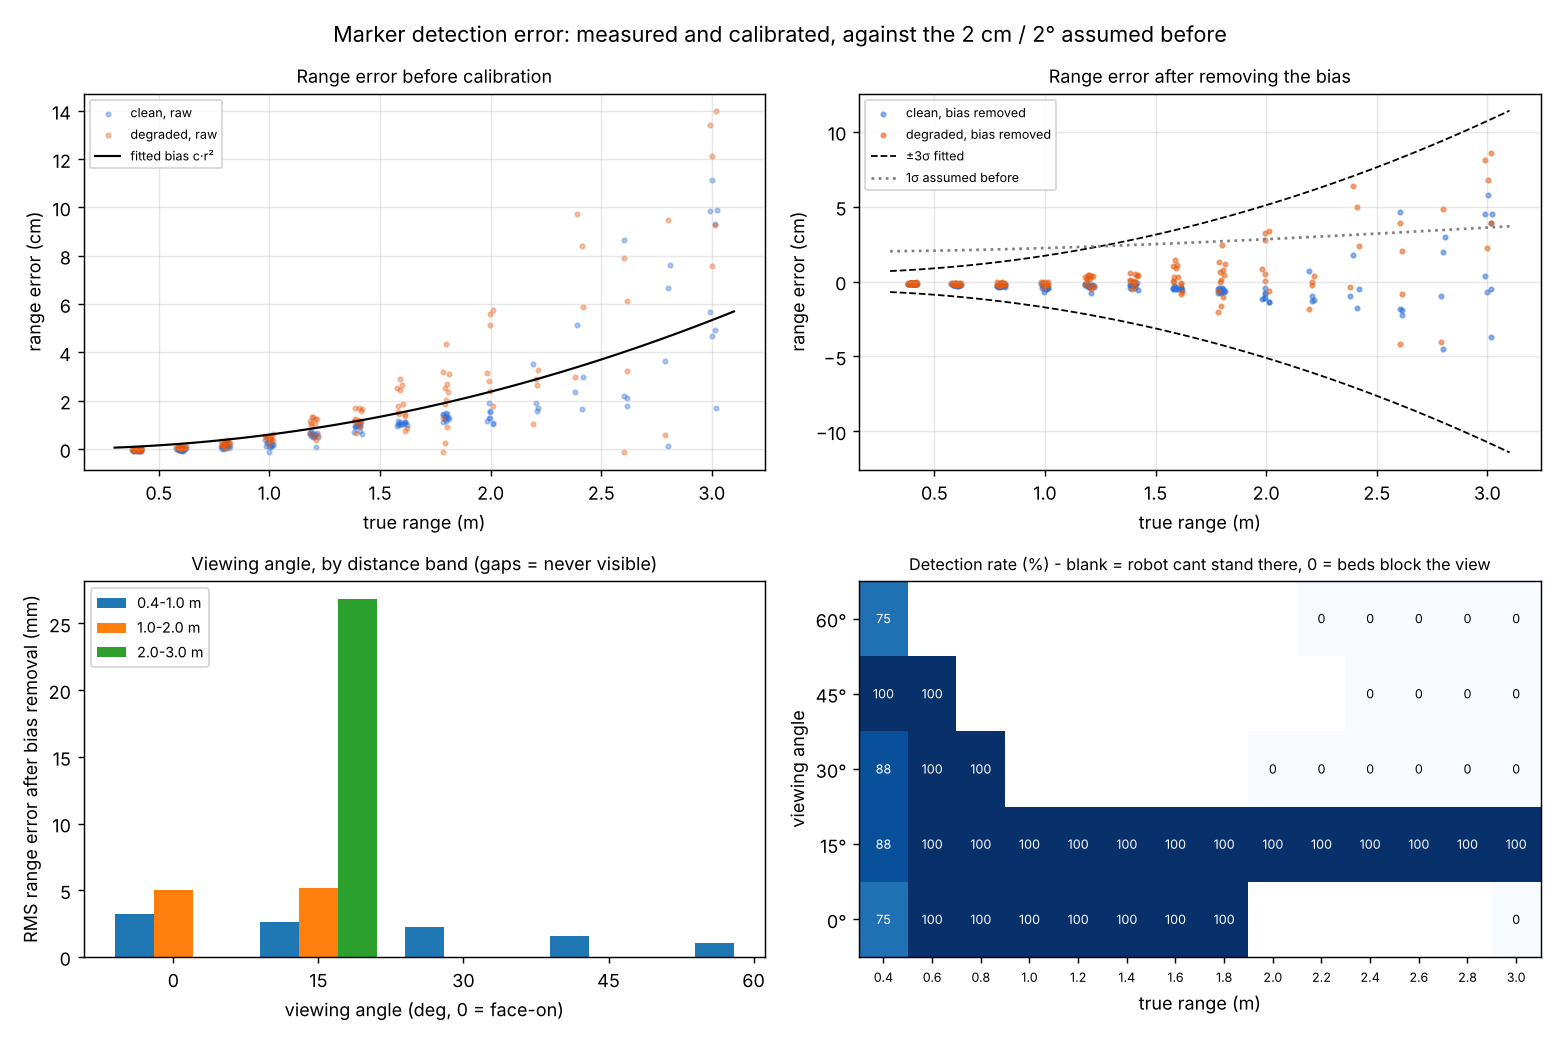

Reproduce this figure in Python.

# Analysis/marker_noise.py accuracy of marker detection 
#the EKF needs R, the noise of each range/bearing reading. Person 2 assumed 2 cm and
#2 deg. this measures it instead: the robot is placed at hundreds of known poses
#(distances 0.4-3.0 m, viewing angles 0-60 deg, the marker anywhere in the image),
#the camera detects the marker, and the reading is compared with the true range and
#bearing. this is a calibration experiment, so using the true pose here is fine.
#
#outputs to
#   Analysis/marker_noise_model.json   sigma_range = a + b r^2, sigma_bearing = a + b r
#   Analysis/marker_noise.png          error against distance and viewing angle
#   Analysis/marker_noise_samples.csv  every sample
#the paediatric ward (lit differently, no anti-aliasing) gets its own calibration, measured on
#the charging-dock marker: the same three files with "_paeds" added to the name
#
#run from the repo folder:  python Analysis/marker_noise.py

import csv
import json
import sys
from pathlib import Path

sys.path.append(str(Path(__file__).resolve().parent.parent))

import matplotlib
matplotlib.use("Agg")
import matplotlib.pyplot as plt
import numpy as np

import frames as F
from Build_scene import SCENE_OUT, WARD, MARKER_BY_NAME, MISSION
from Sensing.driver import TurtleBotDriver
from Sensing.marker_detection import marker_range_bearing
from Control.nav_settings import MARKER_XY
from Control.planner import build_known_grid
from run_delivery import degrade_image

OUT = Path(__file__).resolve().parent
TAG = "" if WARD == "classic" else f"_{WARD}" #per ward output files
FACING = MARKER_BY_NAME[MISSION[-1]]["facing"] #which way the calibration marker faces
DISTANCES = np.arange(0.4, 3.01, 0.2)
VIEW_ANGLES_DEG = [0, 15, 30, 45, 60]
SAMPLES_EACH = 4


def collect():
    rng = np.random.default_rng(1)
    driver = TurtleBotDriver(SCENE_OUT)
    calib = (driver.K, driver.R_BC, driver.t_BC)
    free = build_known_grid().inflate(F.ROBOT_RADIUS)
    rows = []
    for r in DISTANCES:
        for a_deg in VIEW_ANGLES_DEG:
            for sign in (+1, -1) if a_deg else (+1,):
                for _ in range(SAMPLES_EACH):
                    #viewing angle = angle between the way the marker faces and the line to the robot.
                    #the classic marker faces -y (kept as written so its calibration reproduces exactly)
                    a = np.radians(a_deg) * sign
                    out_dir = (np.array([np.sin(a), -np.cos(a)]) if WARD == "classic"
                               else np.array([np.cos(FACING + a), np.sin(FACING + a)]))
                    p = MARKER_XY + r * out_dir + rng.uniform(-0.02, 0.02, 2)
                    if not free.is_free(*p):
                        continue
                    to_marker = np.arctan2(*(MARKER_XY - p)[::-1])
                    #point the robot so the marker lands anywhere in the image (up to 20 deg off centre)
                    theta = to_marker + rng.uniform(-np.radians(20), np.radians(20))
                    driver.reset((p[0], p[1], theta))
                    img = driver.read_camera()
                    true_r = float(np.hypot(*(MARKER_XY - p)))
                    true_b = float(F.wrap(to_marker - theta))
                    for kind, image in (("clean", img), ("degraded", degrade_image(img, rng))):
                        z = marker_range_bearing(image, calib=calib)
                        rows.append({"kind": kind, "range_true": true_r, "view_angle_deg": abs(a_deg),
                                     "bearing_true_deg": np.degrees(true_b), "detected": z is not None,
                                     "range_err": (z[0] - true_r) if z is not None else np.nan,
                                     "bearing_err_deg": np.degrees(F.wrap(z[1] - true_b)) if z is not None else np.nan})
    driver.close()
    return rows


def fit(rows):
    """
    two steps, like any sensor calibration
      1. bias is da range error is not zero-mean, it grows with range^2 (a constant pixel
         offset at the corners does exactly that through PnP). fit bias = c * r^2
      2. noise is what is left after removing the bias, RMS in distance bins, fitted as
         sigma = a + b r^2 (range) and a + b r (bearing), with small floors (2 mm, 0.1 deg)
    """
    clean = [r for r in rows if r["kind"] == "clean" and r["detected"]]
    rng_true = np.array([r["range_true"] for r in clean])
    e_r = np.array([r["range_err"] for r in clean])
    e_b = np.radians([r["bearing_err_deg"] for r in clean])

    bias_c = float(np.sum(e_r * rng_true ** 2) / np.sum(rng_true ** 4))   #least squares e = c r^2
    bearing_bias = float(np.mean(e_b))
    resid_r = e_r - bias_c * rng_true ** 2
    resid_b = e_b - bearing_bias

    edges = np.arange(0.3, 3.2, 0.2)
    centres, rms_r, rms_b = [], [], []
    for lo, hi in zip(edges[:-1], edges[1:]):
        k = (rng_true >= lo) & (rng_true < hi)
        if k.sum() >= 5:
            centres.append(rng_true[k].mean())
            rms_r.append(np.sqrt(np.mean(resid_r[k] ** 2)))
            rms_b.append(np.sqrt(np.mean(resid_b[k] ** 2)))
    centres, rms_r, rms_b = map(np.array, (centres, rms_r, rms_b))
    (ra, rb), *_ = np.linalg.lstsq(np.column_stack([np.ones_like(centres), centres ** 2]), rms_r, rcond=None)
    (ba, bb), *_ = np.linalg.lstsq(np.column_stack([np.ones_like(centres), centres]), rms_b, rcond=None)
    model = {"range_bias_c": bias_c, "bearing_bias": bearing_bias,
             "range_a": max(float(ra), 0.002), "range_b": max(float(rb), 0.0),
             "bearing_a": max(float(ba), np.radians(0.1)), "bearing_b": max(float(bb), 0.0),
             "note": "corrected range = range - range_bias_c * range^2, corrected bearing = bearing - bearing_bias; "
                     "then sigma_range = range_a + range_b * r^2 [m], sigma_bearing = bearing_a + bearing_b * r [rad]. "
                     "Fitted on clean simulated detections binned by true range"}
    return model, centres, rms_r, rms_b


def plot(rows, model, centres, rms_r, rms_b):
    fig, axes = plt.subplots(2, 2, figsize=(12, 8))
    rr = np.linspace(0.3, 3.1, 100)
    sig_r = model["range_a"] + model["range_b"] * rr ** 2
    sig_b = model["bearing_a"] + model["bearing_b"] * rr

    #top left is the raw range error, the fitted bias, and the error after correction
    for kind, colour in (("clean", "#2a6fdb"), ("degraded", "#e8590c")):
        k = [r for r in rows if r["kind"] == kind and r["detected"]]
        x = np.array([r["range_true"] for r in k])
        e = np.array([r["range_err"] for r in k])
        axes[0, 0].scatter(x, 100 * e, s=6, alpha=0.35, color=colour, label=f"{kind}, raw")
        axes[0, 1].scatter(x, 100 * (e - model["range_bias_c"] * x ** 2), s=6, alpha=0.5, color=colour,
                           label=f"{kind}, bias removed")
    axes[0, 0].plot(rr, 100 * model["range_bias_c"] * rr ** 2, "k-", lw=1.2, label="fitted bias c·r²")
    axes[0, 0].set_title("Range error before calibration", fontsize=10)
    axes[0, 1].plot(rr, 100 * 3 * sig_r, "k--", lw=1, label="±3σ fitted")
    axes[0, 1].plot(rr, -100 * 3 * sig_r, "k--", lw=1)
    axes[0, 1].plot(rr, 100 * np.sqrt(0.02 ** 2 + (0.01 * rr) ** 2), ":", color="0.5", lw=1.5,
                    label="1σ assumed before")
    axes[0, 1].set_title("Range error after removing the bias", fontsize=10)
    for a in axes[0]:
        a.set_xlabel("true range (m)"); a.set_ylabel("range error (cm)"); a.grid(alpha=0.3); a.legend(fontsize=7)

    #bottom left is the residual range error by viewing angle, split by distance so the two arent mixed up
    clean = [r for r in rows if r["kind"] == "clean" and r["detected"]]
    bands = [(0.3, 1.0, "0.4-1.0 m"), (1.0, 2.0, "1.0-2.0 m"), (2.0, 3.1, "2.0-3.0 m")]
    width = 0.27
    for i, (lo, hi, label) in enumerate(bands):
        vals = []
        for a_deg in VIEW_ANGLES_DEG:
            k = [r for r in clean if r["view_angle_deg"] == a_deg and lo <= r["range_true"] < hi]
            res = [r["range_err"] - model["range_bias_c"] * r["range_true"] ** 2 for r in k]
            vals.append(1000 * np.sqrt(np.mean(np.square(res))) if len(res) >= 3 else np.nan)
        axes[1, 0].bar(np.arange(len(VIEW_ANGLES_DEG)) + (i - 1) * width, vals, width, label=label)
    axes[1, 0].set_xticks(range(len(VIEW_ANGLES_DEG)), [str(a) for a in VIEW_ANGLES_DEG])
    axes[1, 0].set_xlabel("viewing angle (deg, 0 = face-on)")
    axes[1, 0].set_ylabel("RMS range error after bias removal (mm)")
    axes[1, 0].set_title("Viewing angle, by distance band (gaps = never visible)", fontsize=10)
    axes[1, 0].legend(fontsize=8)

    #bottom right is the detection rate as a grid of distance x viewing angle.
    #blank = the robot cant stand there (inside a bed or wall); 0% = the beds block the view
    all_clean = [r for r in rows if r["kind"] == "clean"]
    grid = np.full((len(VIEW_ANGLES_DEG), len(DISTANCES)), np.nan)
    for i, a_deg in enumerate(VIEW_ANGLES_DEG):
        for j, c in enumerate(DISTANCES):
            k = [r["detected"] for r in all_clean if r["view_angle_deg"] == a_deg and abs(r["range_true"] - c) < 0.1]
            if k:
                grid[i, j] = 100 * np.mean(k)
    im = axes[1, 1].imshow(grid, origin="lower", aspect="auto", cmap="Blues", vmin=0, vmax=100)
    for i in range(grid.shape[0]):
        for j in range(grid.shape[1]):
            if np.isfinite(grid[i, j]):
                axes[1, 1].text(j, i, f"{grid[i, j]:.0f}", ha="center", va="center", fontsize=7,
                                color="w" if grid[i, j] > 60 else "k")
    axes[1, 1].set_xticks(range(len(DISTANCES)), [f"{c:.1f}" for c in DISTANCES], fontsize=7)
    axes[1, 1].set_yticks(range(len(VIEW_ANGLES_DEG)), [f"{a}°" for a in VIEW_ANGLES_DEG])
    axes[1, 1].set_xlabel("true range (m)"); axes[1, 1].set_ylabel("viewing angle")
    axes[1, 1].set_title("Detection rate (%) - blank = robot cant stand there, 0 = beds block the view",
                         fontsize=9)
    fig.suptitle("Marker detection error: measured and calibrated, against the 2 cm / 2° assumed before")
    fig.tight_layout()
    fig.savefig(OUT / f"marker_noise{TAG}.png", dpi=130)


if __name__ == "__main__":
    rows = collect()
    with open(OUT / f"marker_noise_samples{TAG}.csv", "w", newline="") as f:
        w = csv.DictWriter(f, fieldnames=list(rows[0]))
        w.writeheader(); w.writerows(rows)
    model, centres, rms_r, rms_b = fit(rows)
    (OUT / f"marker_noise_model{TAG}.json").write_text(json.dumps(model, indent=2))
    plot(rows, model, centres, rms_r, rms_b)
    det = np.mean([r["detected"] for r in rows if r["kind"] == "clean"]) * 100
    print(f"{sum(r['kind'] == 'clean' for r in rows)} poses, {det:.0f}% detected (clean)")
    for c, a, b in zip(centres, rms_r, rms_b):
        print(f"  range {c:4.2f} m: RMS range error after bias removal {1000 * a:5.1f} mm, bearing {np.degrees(b):5.3f} deg")
    print("fitted:", json.dumps({k: round(v, 5) for k, v in model.items() if k != "note"}))
    print(f"saved marker_noise_model{TAG}.json, marker_noise{TAG}.png, marker_noise_samples{TAG}.csv")
